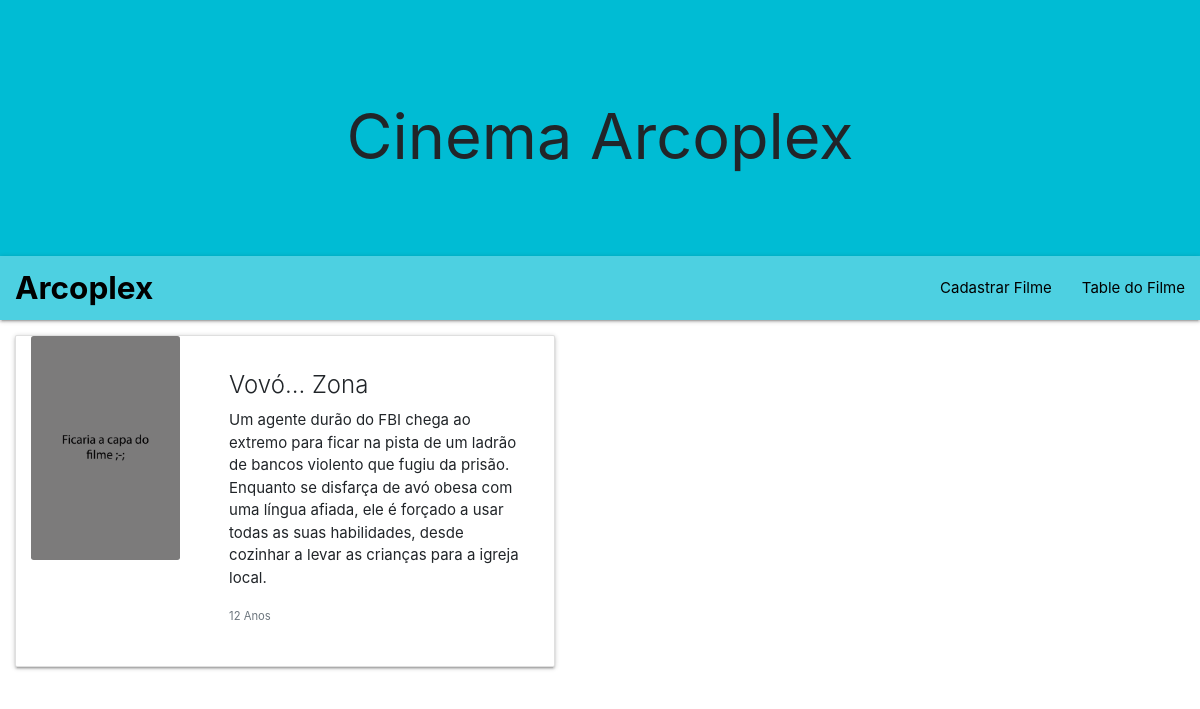
The page / on the database its author committed.
### tables this page shows
CREATE TABLE `filme` (
  `idfilme` int(4) NOT NULL,
  `nomeFilme` varchar(30) NOT NULL,
  `idadeIndicativa` varchar(10) NOT NULL,
  `descricaoFilme` text NOT NULL
);

### persistence/conexaobanco.class.php (called while the page is built, shortened)
<?php
    class ConexaoBanco extends PDO{
        private static $instance = null;
        public static function getInstance(){
            if(!isset(self::$instance)){
                try{
                    self::$instance = new ConexaoBanco("mysql:dbname=bdteste;host=localhost","root","");
                }catch(PDOException $e){
                    echo "Erro ao conectar. ".$e;
                }
            }
            return self::$instance;
        }
    }
?>

### dao/filmedaoindex.class.php (called while the page is built, shortened)
<?php
    require 'persistence/conexaobanco.class.php';
    class FilmeDAOIndex {
        private $conexao = null;
    public function __construct(){
            $this->conexao = ConexaoBanco::getInstance();
    }
    public function buscarFilmeIndex(){
        try{
            $stat = $this->conexao->query("SELECT * FROM filme");
            $array = $stat->fetchAll(PDO::FETCH_CLASS,'Filme');
            $this->conexao = null;
            return $array;
        }catch(PDOException $e){
            echo "Erro ao buscar Filmes. ".$e;
        }
    }
}
?>

### model/filme.class.php (called while the page is built, shortened)
<?php
  class Filme{
  public function __get($atributo){
        return $this->$atributo;
  }
  }
  ?>

### index.php (the view, shortened to what this page needs)
<!DOCTYPE html>
<html lang="pt-br">
<head>
    <link rel="stylesheet" href="https://stackpath.bootstrapcdn.com/bootstrap/4.3.1/css/bootstrap.min.css">
    <link rel="stylesheet" href="https://cdnjs.cloudflare.com/ajax/libs/materialize/1.0.0/css/materialize.min.css">
</head>
    <body>
        <main>
        <header class="jumbotron jumbotron-fluid text-center m-0 cyan">
            <h1>Cinema Arcoplex</h1>
        </header>
        <nav>
            <div class="nav-wrapper cyan lighten-2">
            <a href="index.php"  class="pl-3 brand-logo black-text "><b>Arcoplex</b></a>
            <ul id="nav-mobile" class="right hide-on-med-and-down">
                <li><a class="black-text" href="view/cadastrafilme.php">Cadastrar Filme</a></li>
                <li><a class="black-text" href="view/buscarfilme.php">Table do Filme</a></li>
            </ul>
            </div>
        </nav>
        <?php
        include 'model/filme.class.php';
        include 'dao/filmedaoindex.class.php';
        $filmeDAO = new FilmeDAOIndex();
        $filmes = $filmeDAO->buscarFilmeIndex();
        ?>
        <div class="row">
        <?php
        foreach($filmes as $f){
        echo '<div class="m-3 card mb-3" style="max-width: 540px;">';
        echo '<div class="row">';
            echo '<div class="col-md-4">';
            echo '<img src="img/imgfilme.png" class="card-img" alt="...">';
            echo '</div>';
            echo '<div class="col-md-8">';
            echo '<div class="card-body">';
                echo "<h5 class='card-title'>".$f->nomeFilme."</h5>";
                echo "<p class='card-text'>".$f->descricaoFilme."</p>";
                echo "<p class='card-text'><small class='text-muted'>".$f->idadeIndicativa."</small></p>";
            echo '</div>';
            echo '</div>';
        echo '</div>';
        echo '</div>';
    }
        ?>
        </div>
        </main>
    </body>
</html>

### rows shown on the page
filme: nomeFilme "Vovó... Zona", descricaoFilme "Um agente durão do FBI chega ao extremo para ficar na pista de um ladrão de bancos violento que fugiu da prisão. Enquanto se disfarça de avó obesa com uma língua afiada, ele é forçado a usar todas as suas habilidades, desde cozinhar a levar as crianças para a igreja local.", idadeIndicativa "12 Anos"
